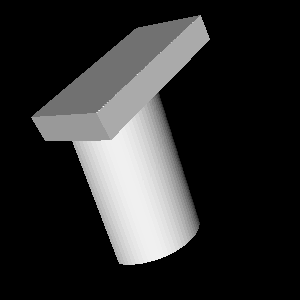

Generate this figure with Python:
#!/usr/bin/env python

# Read an Exodus file, write it with IOSS writer, read it back, and render the surface.

import glob
import os
import tempfile

import vtkmodules.vtkInteractionStyle  # noqa: F401
import vtkmodules.vtkRenderingFreeType  # noqa: F401
import vtkmodules.vtkRenderingOpenGL2  # noqa: F401

from vtkmodules.vtkFiltersGeometry import vtkDataSetSurfaceFilter
from vtkmodules.vtkIOIOSS import (
    vtkIOSSReader,
    vtkIOSSWriter,
)
from vtkmodules.vtkRenderingCore import (
    vtkActor,
    vtkCompositePolyDataMapper,
    vtkRenderWindow,
    vtkRenderWindowInteractor,
    vtkRenderer,
)

# Source
data_dir = os.environ.get("VPE_DATA_DIR", os.path.dirname(os.path.abspath(__file__)))
temp_dir = tempfile.mkdtemp()
output_file = os.path.join(temp_dir, "ioss_writer.ex2")

# Read the source Exodus file
reader_0 = vtkIOSSReader()
reader_0.SetFileName(os.path.join(data_dir, "Exodus", "can.e.4", "can.e.4.0"))
reader_0.UpdateInformation()
reader_0.GetElementBlockSelection().EnableAllArrays()
reader_0.GetNodeSetSelection().EnableAllArrays()
reader_0.GetSideSetSelection().EnableAllArrays()

# Write it out
ioss_writer = vtkIOSSWriter()
ioss_writer.SetFileName(output_file)
ioss_writer.SetInputConnection(reader_0.GetOutputPort())
ioss_writer.Write()

# Read the written file back
ioss_reader = vtkIOSSReader()
ioss_reader.SetFileName(output_file)
ioss_reader.GetElementBlockSelection().EnableAllArrays()
ioss_reader.GetNodeSetSelection().EnableAllArrays()
ioss_reader.GetSideSetSelection().EnableAllArrays()

# Extract surface
surface_filter = vtkDataSetSurfaceFilter()
surface_filter.SetInputConnection(ioss_reader.GetOutputPort())

# Mapper
surface_mapper = vtkCompositePolyDataMapper()
surface_mapper.SetInputConnection(surface_filter.GetOutputPort())

# Actor
actor = vtkActor()
actor.SetMapper(surface_mapper)

# Renderer
renderer = vtkRenderer()
renderer.AddActor(actor)

# Render window
render_window = vtkRenderWindow()
render_window.AddRenderer(renderer)
render_window.SetWindowName("ioss exodus writer")
render_window.SetMultiSamples(0)
render_window.SetSize(300, 300)

# Interactor
interactor = vtkRenderWindowInteractor()
interactor.SetRenderWindow(render_window)

# Scene
camera = renderer.GetActiveCamera()
camera.SetPosition(10.0, 10.0, 5.0)
camera.SetViewUp(0.0, 0.4, 1.0)
renderer.ResetCamera()

interactor.Initialize()
interactor.Start()

# Clean up temp files
for f in glob.glob(os.path.join(temp_dir, "*")):
    os.remove(f)
os.rmdir(temp_dir)
